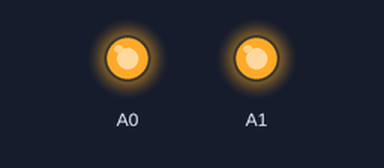
The sketch below on a simulated Arduino Uno, built with avr-gcc and run on an emulated ATmega328P. On the bench: output pins drawn as LEDs (lit = HIGH).

Above: at 0.1 s.
Timing chart, 0 to 1.6 s (numbered marks = the images above):
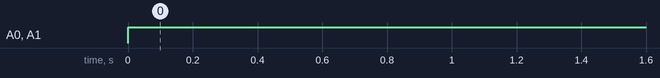

Measured:
- by itself, A0, A1: LOW → HIGH at 0.00 s

The sketch:

LED-TEST.ino
```cpp
void setup() {
  // put your setup code here, to run once:
pinMode(A0,OUTPUT);
pinMode(A1,OUTPUT);
}

void loop() {
  // put your main code here, to run repeatedly:
analogWrite(A0,255);
analogWrite(A0,255);
analogWrite(A1,255);
analogWrite(A1,255);
}
```
